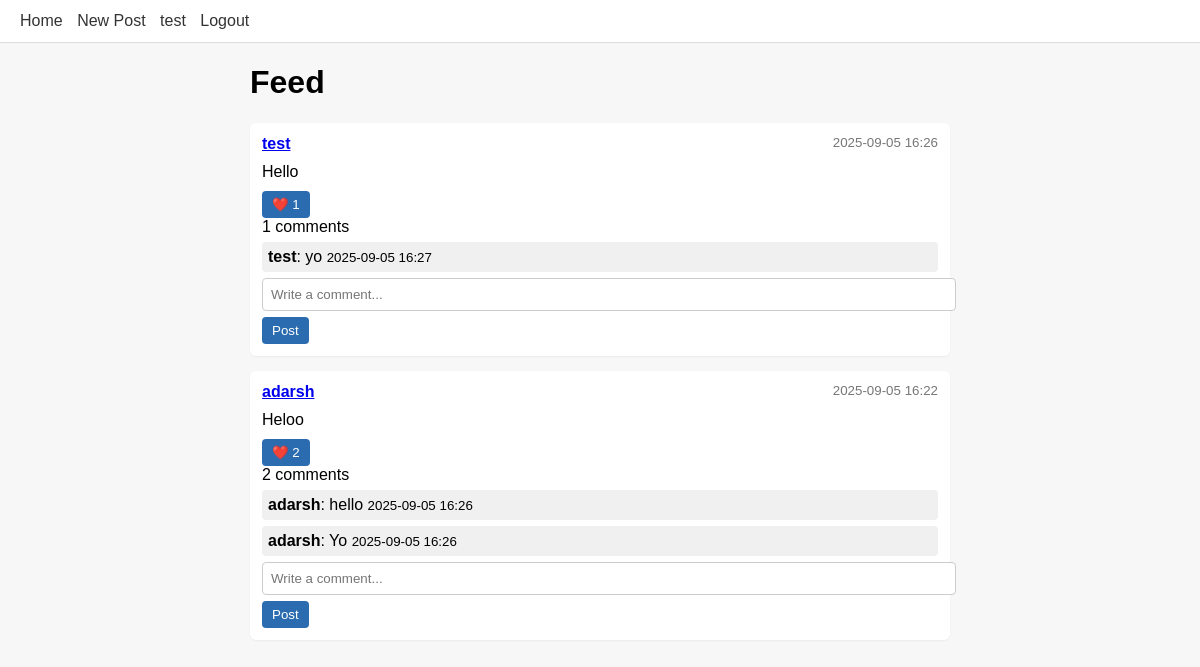
The app's page / (signed in) with its own data.
### app.py (models this page shows, shortened)
class User(db.Model, UserMixin):
    id = db.Column(db.Integer, primary_key=True)
    username = db.Column(db.String(80), unique=True, nullable=False)
    email = db.Column(db.String(120), unique=True, nullable=False)
    password_hash = db.Column(db.String(128), nullable=False)
    bio = db.Column(db.String(300), default='')
    posts = db.relationship('Post', backref='author', cascade="all, delete-orphan")

class Post(db.Model):
    id = db.Column(db.Integer, primary_key=True)
    content = db.Column(db.String(1000), nullable=False)
    user_id = db.Column(db.Integer, db.ForeignKey('user.id'))
    created_at = db.Column(db.DateTime, default=datetime.utcnow)
    comments = db.relationship('Comment', backref='post', cascade="all, delete-orphan")
    likes = db.relationship('Like', backref='post', cascade="all, delete-orphan")

class Comment(db.Model):
    id = db.Column(db.Integer, primary_key=True)
    content = db.Column(db.String(500), nullable=False)
    user_id = db.Column(db.Integer, db.ForeignKey('user.id'))
    post_id = db.Column(db.Integer, db.ForeignKey('post.id'))
    created_at = db.Column(db.DateTime, default=datetime.utcnow)

### app.py (the view)
@app.route('/')
def index():
    posts = Post.query.order_by(Post.created_at.desc()).all()
    return render_template('index.html', posts=posts)

### app.py (called while the page is built)
@login_manager.user_loader
def load_user(user_id):
    return User.query.get(int(user_id))

### templates/index.html
{% extends 'base.html' %}
{% block content %}
  <h1>Feed</h1>
  {% for post in posts %}
    {% include 'post_card.html' %}
  {% else %}
    <p>No posts yet. <a href="{{ url_for('create_post') }}">Create one</a>!</p>
  {% endfor %}
{% endblock %}

### templates/base.html (shortened to what this page needs)
<!doctype html>
<html>
<head>
  <link rel="stylesheet" href="/static/style.css">
</head>
<body>
  <nav>
    <a href="{{ url_for('index') }}">Home</a>
    {% if current_user.is_authenticated %}
      <a href="{{ url_for('create_post') }}">New Post</a>
      <a href="{{ url_for('profile', username=current_user.username) }}">{{ current_user.username }}</a>
      <a href="{{ url_for('logout') }}">Logout</a>
    {% else %}
      <a href="{{ url_for('login') }}">Login</a>
      <a href="{{ url_for('register') }}">Register</a>
    {% endif %}
  </nav>
  <main>
    {% block content %}{% endblock %}
  </main>
</body>
</html>

### templates/post_card.html
<div class="post">
  <div class="post-header">
    <strong><a href="{{ url_for('profile', username=post.author.username) }}">{{ post.author.username }}</a></strong>
    <small>{{ post.created_at.strftime('%Y-%m-%d %H:%M') }}</small>
  </div>
  <div class="post-body">{{ post.content }}</div>
  <div class="post-actions">
    <form method="post" action="{{ url_for('like_post', post_id=post.id) }}">
      <button type="submit">❤️ {{ post.likes|length }}</button>
    </form>
    <span>{{ post.comments|length }} comments</span>
  </div>
  <div class="comments">
    {% for c in post.comments %}
      <div class="comment">
        <strong>{{ c.post.author.username }}</strong>: {{ c.content }}
        <small>{{ c.created_at.strftime('%Y-%m-%d %H:%M') }}</small>
      </div>
    {% endfor %}
  </div>
  {% if current_user.is_authenticated %}
    <form method="post" action="{{ url_for('comment_post', post_id=post.id) }}">
      <input type="text" name="content" placeholder="Write a comment..." required>
      <button type="submit">Post</button>
    </form>
  {% endif %}
</div>

### static/style.css (style rules this page uses)
body { font-family: Arial, sans-serif; background: #f7f7f7; margin: 0; }
nav { background: #fff; padding: 12px 20px; border-bottom: 1px solid #ddd; }
nav a { margin-right: 10px; text-decoration: none; color: #333; }
main { max-width: 700px; margin: 20px auto; padding: 0 12px; }
.post { background: #fff; padding: 12px; margin-bottom: 15px; border-radius: 6px; box-shadow: 0 1px 2px rgba(0,0,0,0.05); }
.post-header { display: flex; justify-content: space-between; color: #777; }
.post-body { margin: 10px 0; }
.post-actions { margin-top: 10px; }
.comment { background: #f0f0f0; padding: 6px; border-radius: 4px; margin-top: 6px; }
input, textarea { width: 100%; margin: 6px 0; padding: 8px; border: 1px solid #ccc; border-radius: 4px; }
button { background: #2b6cb0; color: white; border: none; padding: 6px 10px; border-radius: 4px; cursor: pointer; }

### records on screen
User: username "test"
Post: author.username "test", created_at "2025-09-05 16:26", content "Hello", likes|length "1", comments|length "1"
Comment: post.author.username "test", content "yo", created_at "2025-09-05 16:27"
Post: author.username "adarsh", created_at "2025-09-05 16:22", content "Heloo", likes|length "2", comments|length "2"
Comment: post.author.username "adarsh", content "hello", created_at "2025-09-05 16:26"
Comment: post.author.username "adarsh", content "Yo", created_at "2025-09-05 16:26"
